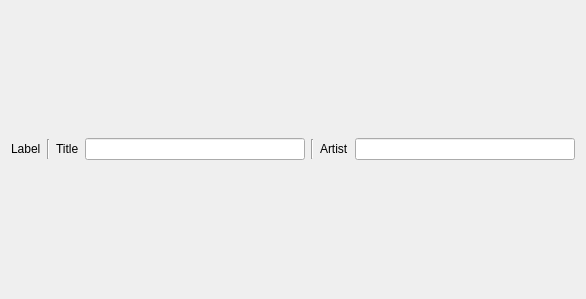
<?xml version="1.0" encoding="UTF-8"?>
<ui version="4.0">
 <class>MetadataRow</class>
 <widget class="QWidget" name="MetadataRow">
  <property name="geometry">
   <rect>
    <x>0</x>
    <y>0</y>
    <width>586</width>
    <height>299</height>
   </rect>
  </property>
  <property name="windowTitle">
   <string>MetadataRow</string>
  </property>
  <layout class="QHBoxLayout" name="horizontalLayout">
   <item>
    <widget class="QLabel" name="identifierLabel">
     <property name="sizePolicy">
      <sizepolicy hsizetype="Fixed" vsizetype="Fixed">
       <horstretch>0</horstretch>
       <verstretch>0</verstretch>
      </sizepolicy>
     </property>
     <property name="text">
      <string>Label</string>
     </property>
    </widget>
   </item>
   <item>
    <widget class="Line" name="VL_01">
     <property name="sizePolicy">
      <sizepolicy hsizetype="Fixed" vsizetype="Fixed">
       <horstretch>0</horstretch>
       <verstretch>0</verstretch>
      </sizepolicy>
     </property>
     <property name="maximumSize">
      <size>
       <width>16777215</width>
       <height>20</height>
      </size>
     </property>
     <property name="orientation">
      <enum>Qt::Vertical</enum>
     </property>
    </widget>
   </item>
   <item>
    <widget class="QLabel" name="titleLabel">
     <property name="sizePolicy">
      <sizepolicy hsizetype="Fixed" vsizetype="Fixed">
       <horstretch>0</horstretch>
       <verstretch>0</verstretch>
      </sizepolicy>
     </property>
     <property name="text">
      <string>Title</string>
     </property>
    </widget>
   </item>
   <item>
    <widget class="QLineEdit" name="titleInput">
     <property name="maximumSize">
      <size>
       <width>500</width>
       <height>16777215</height>
      </size>
     </property>
    </widget>
   </item>
   <item>
    <widget class="Line" name="VL_02">
     <property name="sizePolicy">
      <sizepolicy hsizetype="Fixed" vsizetype="Fixed">
       <horstretch>0</horstretch>
       <verstretch>0</verstretch>
      </sizepolicy>
     </property>
     <property name="maximumSize">
      <size>
       <width>16777215</width>
       <height>20</height>
      </size>
     </property>
     <property name="orientation">
      <enum>Qt::Vertical</enum>
     </property>
    </widget>
   </item>
   <item>
    <widget class="QLabel" name="artistLabel">
     <property name="sizePolicy">
      <sizepolicy hsizetype="Fixed" vsizetype="Fixed">
       <horstretch>0</horstretch>
       <verstretch>0</verstretch>
      </sizepolicy>
     </property>
     <property name="text">
      <string>Artist</string>
     </property>
    </widget>
   </item>
   <item>
    <widget class="QLineEdit" name="artistInput">
     <property name="maximumSize">
      <size>
       <width>500</width>
       <height>16777215</height>
      </size>
     </property>
    </widget>
   </item>
  </layout>
 </widget>
 <resources/>
 <connections/>
</ui>
